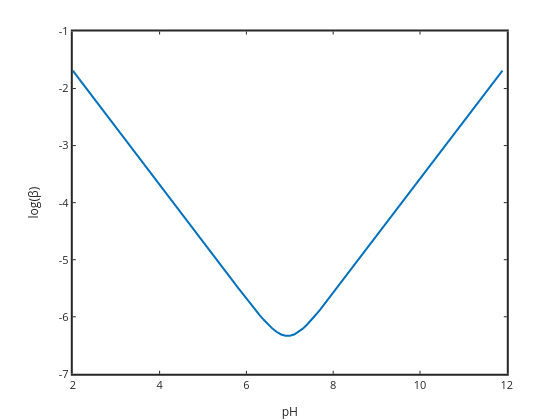

The notebook cell saved with this chart:
### Markdown cell above
In the middle of the titration the buffer capacity is so low we can't see the values.  A "trick" to be able to "see" the curve in a situation like this is to plot the logarithm of the quantity instead of the quantity itself.

### Code cell
%plot -s 600,600 -f 'svg'
plot(pHder,log10(beta),'linewidth',2)
xlabel('pH'); ylabel('log(\beta)')
set(gca,'linewidth',2,'fontsize',11)
title('Buffer capacity versus pH')

### Figure 1 — Plotly figure (JSON) as saved in the notebook; plotly's stock layout.template omitted (floating-point values rounded to 4 significant figures)
{"data": [{"line": {"color": "rgb(0,113,188)", "dash": "solid", "width": 2}, "marker": {"color": "rgb(0,113,188)", "line": {"color": "rgb(0,113,188)"}, "size": 6, "symbol": "none"}, "mode": "lines", "name": "", "showlegend": false, "type": "scatter", "visibility": true, "x": [11.9, 11.8, 11.7, 11.6, 11.5, 11.4, 11.3, 11.2, 11.1, 11, 10.9, 10.8, 10.7, 10.6, 10.5, 10.4, 10.3, 10.2, 10.1, 10, 9.9, 9.8, 9.7, 9.6, 9.5, 9.4, 9.3, 9.2, 9.1, 9, 8.9, 8.8, 8.7, 8.6, 8.5, 8.4, 8.3, 8.2, 8.1, 8, 7.9, 7.8, 7.7, 7.6, 7.5, 7.4, 7.3, 7.2, 7.1, 7, 6.9, 6.8, 6.7, 6.6, 6.5, 6.4, 6.3, 6.2, 6.1, 6, 5.9, 5.8, 5.7, 5.6, 5.5, 5.4, 5.3, 5.2, 5.1, 5, 4.9, 4.8, 4.7, 4.6, 4.5, 4.4, 4.3, 4.2, 4.1, 4, 3.9, 3.8, 3.7, 3.6, 3.5, 3.4, 3.3, 3.2, 3.1, 3, 2.9, 2.8, 2.7, 2.6, 2.5, 2.4, 2.3, 2.2, 2.1, 2], "xaxis": "x", "y": [-1.687, -1.787, -1.887, -1.987, -2.087, -2.187, -2.287, -2.387, -2.487, -2.587, -2.687, -2.787, -2.887, -2.987, -3.087, -3.187, -3.287, -3.387, -3.487, -3.587, -3.687, -3.787, -3.887, -3.987, -4.087, -4.187, -4.287, -4.387, -4.487, -4.587, -4.687, -4.787, -4.887, -4.987, -5.086, -5.186, -5.286, -5.385, -5.485, -5.583, -5.681, -5.778, -5.873, -5.966, -6.054, -6.135, -6.208, -6.267, -6.31, -6.333, -6.333, -6.31, -6.267, -6.208, -6.135, -6.054, -5.966, -5.873, -5.778, -5.681, -5.583, -5.485, -5.385, -5.286, -5.186, -5.086, -4.987, -4.887, -4.787, -4.687, -4.587, -4.487, -4.387, -4.287, -4.187, -4.087, -3.987, -3.887, -3.787, -3.687, -3.587, -3.487, -3.387, -3.287, -3.187, -3.087, -2.987, -2.887, -2.787, -2.687, -2.587, -2.487, -2.387, -2.287, -2.187, -2.087, -1.987, -1.887, -1.787, -1.687], "yaxis": "y"}], "layout": {"height": 420, "hovermode": "closest", "margin": {"b": 0, "l": 0, "r": 0, "t": 0}, "plot_bgcolor": "rgba(0,0,0,0)", "showlegend": false, "width": 560, "xaxis": {"anchor": "y", "autorange": false, "domain": [0.13, 0.905], "exponentformat": "none", "gridcolor": "rgba(38,38,38,0.15)", "gridwidth": 2, "linecolor": "rgb(38,38,38)", "linewidth": 2, "mirror": "ticks", "range": [2, 12], "showgrid": false, "showline": true, "side": "bottom", "spikedash": "solid", "spikemode": "across", "spikesides": false, "spikethickness": 1, "tickangle": 0, "tickcolor": "rgb(38,38,38)", "tickfont": {"color": "rgb(38,38,38)", "size": 11}, "ticklen": 3, "ticks": "inside", "ticktext": ["2", "4", "6", "8", "10", "12"], "tickvals": [2, 4, 6, 8, 10, 12], "title": {"font": {"color": "rgb(38,38,38)", "size": 12.1}, "text": "pH"}, "type": "linear", "visible": true, "zeroline": false}, "yaxis": {"anchor": "x", "autorange": false, "domain": [0.11, 0.925], "exponentformat": "none", "gridcolor": "rgba(38,38,38,0.15)", "gridwidth": 2, "linecolor": "rgb(38,38,38)", "linewidth": 2, "mirror": "ticks", "range": [-7, -1], "showgrid": false, "showline": true, "side": "left", "spikedash": "solid", "spikemode": "across", "spikesides": false, "spikethickness": 1, "tickangle": 0, "tickcolor": "rgb(38,38,38)", "tickfont": {"color": "rgb(38,38,38)", "size": 11}, "ticklen": 3, "ticks": "inside", "ticktext": ["-7", "-6", "-5", "-4", "-3", "-2", "-1"], "tickvals": [-7, -6, -5, -4, -3, -2, -1], "title": {"font": {"color": "rgb(38,38,38)", "size": 12.1}, "text": "log(&#946;)"}, "type": "linear", "visible": true, "zeroline": false}}}
